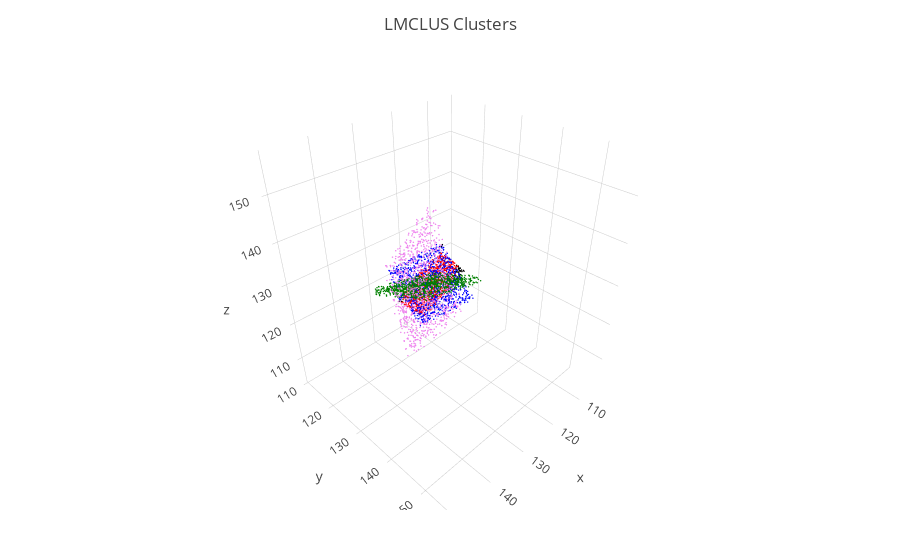

The notebook cell saved with this chart:
### Code cell
#Plot the clustered points
trace1 = scatter3d(;x=data_original[1,:], y=data_original[2,:], z=data_original[3,:], mode="markers", marker_size=0.5, marker_color=map(x->cDict[string(Int(x))], predLab))

#Plot the first clusters manifold
C1 = mean(data_original[1:3,Ms[1].points],2);
mu1 = Ms[1].μ;
trace2 = scatter3d(;x=[C1[1]-20*mu1[1],C1[1]+20*mu1[1]], y=[C1[2]-20*mu1[2],C1[2]+20*mu1[2]], z=[C1[3]-20*mu1[3],C1[3]+20*mu1[3]], mode="lines", marker_color="red")

#Plot the second clusters manifold
C2 = mean(data_original[1:3,Ms[2].points],2);
mu2 = Ms[2].μ;
trace3 = scatter3d(;x=[C2[1]-10*mu2[1],C2[1]+10*mu2[1]], y=[C2[2]-10*mu2[2],C2[2]+10*mu2[2]], z=[C2[3]-10*mu2[3],C2[3]+10*mu2[3]], mode="lines", marker_color="blue")

#Plot the third clusters manifold
C3 = mean(data_original[1:3,Ms[3].points],2);
mu3 = Ms[3].μ;
trace4 = scatter3d(;x=[C3[1]-10*mu3[1],C3[1]+10*mu3[1]], y=[C3[2]-10*mu3[2],C3[2]+10*mu3[2]], z=[C3[3]-10*mu3[3],C3[3]+10*mu3[3]], mode="lines", marker_color="green")

#Plot the fourth clusters manifold
C4 = mean(data_original[1:3,Ms[4].points],2);
mu4 = Ms[4].μ;
trace5 = scatter3d(;x=[C4[1]-5*mu4[1],C4[1]+5*mu4[1]], y=[C4[2]-5*mu4[2],C4[2]+5*mu4[2]], z=[C4[3]-5*mu4[3],C4[3]+5*mu4[3]], mode="lines", marker_color="green")

layout = Layout(title="LMCLUS Clusters",showlegend=false);
plot([trace1,trace2,trace3,trace4,trace5],layout)

### Figure 1 — Plotly figure (JSON) as saved in the notebook; plotly's stock layout.template omitted (floating-point values rounded to 4 significant figures; data arrays with more than 128 entries replaced by an {"elided": "..."} marker saying what was removed)
{"data": [{"marker": {"color": {"elided": "4000 str values"}, "size": 0.5}, "mode": "markers", "type": "scatter3d", "x": {"elided": "4000 float values"}, "y": {"elided": "4000 float values"}, "z": {"elided": "4000 float values"}}, {"marker": {"color": "red"}, "mode": "lines", "type": "scatter3d", "x": [110.0, 118.2], "y": [112.1, 115.0], "z": [108.3, 119.3]}, {"marker": {"color": "blue"}, "mode": "lines", "type": "scatter3d", "x": [117.3, 124.9], "y": [118.2, 123.8], "z": [118.8, 123.4]}, {"marker": {"color": "green"}, "mode": "lines", "type": "scatter3d", "x": [123.7, 139.9], "y": [128.0, 135.2], "z": [126.4, 137.0]}, {"marker": {"color": "green"}, "mode": "lines", "type": "scatter3d", "x": [140.7, 149.7], "y": [141.5, 149.2], "z": [141.2, 149.2]}], "layout": {"margin": {"b": 50, "l": 50, "r": 50, "t": 60}, "showlegend": false, "title": "LMCLUS Clusters"}}
